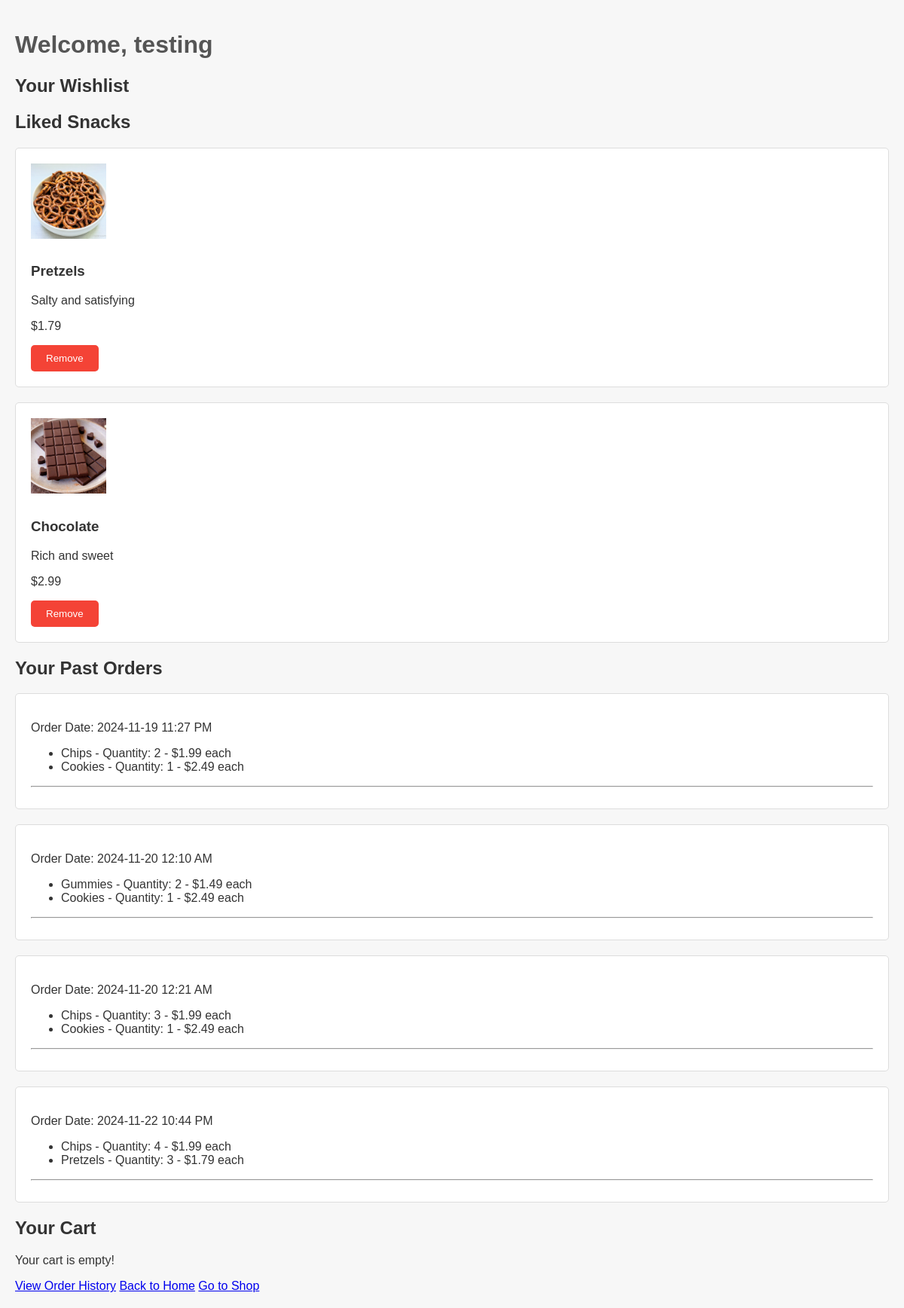
The app's page /profile (signed in) with its own data.
### application/app.py (models this page shows)
class User(db.Model):
    id = db.Column(db.Integer, primary_key=True)
    username = db.Column(db.String(50), nullable=False, unique=True)
    email = db.Column(db.String(100), nullable=False, unique=True)
    password_hash = db.Column(db.String(100), nullable=False)

class Snack(db.Model):
    id = db.Column(db.Integer, primary_key=True)
    name = db.Column(db.String(100), nullable=False)
    description = db.Column(db.String(200), nullable=False)
    price = db.Column(db.Float, nullable=False)

class Order(db.Model):
    id = db.Column(db.Integer, primary_key=True)
    user_id = db.Column(db.Integer, db.ForeignKey('user.id'), nullable=False)
    date = db.Column(db.DateTime, default=datetime.now)
    user = db.relationship('User', backref=db.backref('orders', lazy=True))
    order_items = db.relationship('OrderItem', backref='order', lazy=True)

class OrderItem(db.Model):
    id = db.Column(db.Integer, primary_key=True)
    order_id = db.Column(db.Integer, db.ForeignKey('order.id'), nullable=False)
    snack_id = db.Column(db.Integer, db.ForeignKey('snack.id'), nullable=False)
    quantity = db.Column(db.Integer, nullable=False)
    snack = db.relationship('Snack', backref=db.backref('order_items', lazy=True))

### application/app.py (the view, shortened to what this page needs)
@app.route('/profile')
def profile():
    form = EmptyForm()
    if 'user_id' not in session or not session.get('logged_in'):
        return redirect(url_for('login'))
    if 'user_id' in session:
        user_id = session['user_id']
        user = User.query.filter_by(id=user_id).first()
        cart = Cart.query.filter_by(user_id=user_id).first()
        detailed_cart_items = []
        wishlist = Wishlist.query.filter_by(user_id=user_id).all()
        liked_snacks = LikedSnack.query.filter_by(user_id=user_id).all()
        liked_snacks_list = [Snack.query.get(liked_snack.snack_id) for liked_snack in liked_snacks]
        orders = Order.query.filter_by(user_id=user_id).all()
        return render_template(
            'profile.html',
            user=user,
            wishlist=wishlist,
            liked_snacks=liked_snacks_list,
            cart_items=detailed_cart_items,
            orders=orders,
            form=form
        )
    return redirect(url_for('login'))

### application/app.py (called while the page is built)
@app.before_request
def make_session_permanent():
    session.permanent = True

@app.teardown_request
def clear_session_on_teardown(exception=None):
    session.clear()

### application/templates/profile.html (shortened to what this page needs)
<!doctype html>
<html lang="en">
<head>
</head>
<body>
    <h1>Welcome, {{ user.username }}</h1>
    <h2>Your Wishlist</h2>
    <h2>Liked Snacks</h2>
    {% for snack in liked_snacks %}
        <div class="snack">
            <img src="{{ url_for('static', filename='images/' + snack.name | lower + '.jpg') }}" alt="Image of {{ snack.name }}">
            <h3>{{ snack.name }}</h3>
            <p>{{ snack.description }}</p>
            <p>${{ snack.price }}</p>
            <form action="{{ url_for('toggle_like', snack_id=snack.id) }}" method="post">
                <button type="submit">Remove</button>
            </form>
        </div>
    {% endfor %}
    <h2>Your Past Orders</h2>
    {% if orders %}
        {% for order in orders %}
            <div class="order">
                <p class="order-date">Order Date: {{ order.date.strftime('%Y-%m-%d %I:%M %p') }}</p>
                <ul>
                {% for item in order.order_items %}
                    <li class="order-item">{{ item.snack.name }} - Quantity: {{ item.quantity }} - ${{ item.snack.price }} each</li>
                {% endfor %}
                </ul>
                <hr>
            </div>
        {% endfor %}
    {% else %}
        <p>You have no past orders.</p>
    {% endif %}
    <h2>Your Cart</h2>
    {% if cart_items %}
        <ul>
        {% for item in cart_items %}
            <li>{{ item.name }} - Quantity: {{ item.quantity }} - ${{ item.price }} each</li>
        {% endfor %}
        </ul>
        <a href="{{ url_for('checkout') }}" class="checkout-button">Proceed to Checkout</a>
    {% else %}
        <p>Your cart is empty!</p>
    {% endif %}
    <a href="{{ url_for('order_history') }}">View Order History</a>
    <a href="{{ url_for('index') }}">Back to Home</a>
    <a href="{{ url_for('shop') }}">Go to Shop</a>
</body>
</html>

### application/templates/profile.html (style rules this page uses)
body { font-family: Arial, sans-serif; background-color: #f7f7f7; color: #333; margin: 0; padding: 20px; }
h1 { color: #555; }
.snack, .order { background: #fff; padding: 20px; border: 1px solid #ddd; border-radius: 5px; margin-bottom: 20px; }
button { background: #f44336; color: white; padding: 10px 20px; border: none; border-radius: 5px; cursor: pointer; }
.snack img { width: 100px; height: 100px; object-fit: cover; margin-bottom: 10px; }

### records on screen
User: username "testing"
Snack: shows a picture, name "Pretzels", description "Salty and satisfying", price "1.79"
Snack: shows a picture, name "Chocolate", description "Rich and sweet", price "2.99"
Order: date "2024-11-19 11:27 PM"
OrderItem: snack.name "Chips", quantity "2", snack.price "1.99"
OrderItem: snack.name "Cookies", quantity "1", snack.price "2.49"
Order: date "2024-11-20 12:10 AM"
OrderItem: snack.name "Gummies", quantity "2", snack.price "1.49"
OrderItem: snack.name "Cookies", quantity "1", snack.price "2.49"
Order: date "2024-11-20 12:21 AM"
OrderItem: snack.name "Chips", quantity "3", snack.price "1.99"
OrderItem: snack.name "Cookies", quantity "1", snack.price "2.49"
Order: date "2024-11-22 10:44 PM"
OrderItem: snack.name "Chips", quantity "4", snack.price "1.99"
OrderItem: snack.name "Pretzels", quantity "3", snack.price "1.79"
